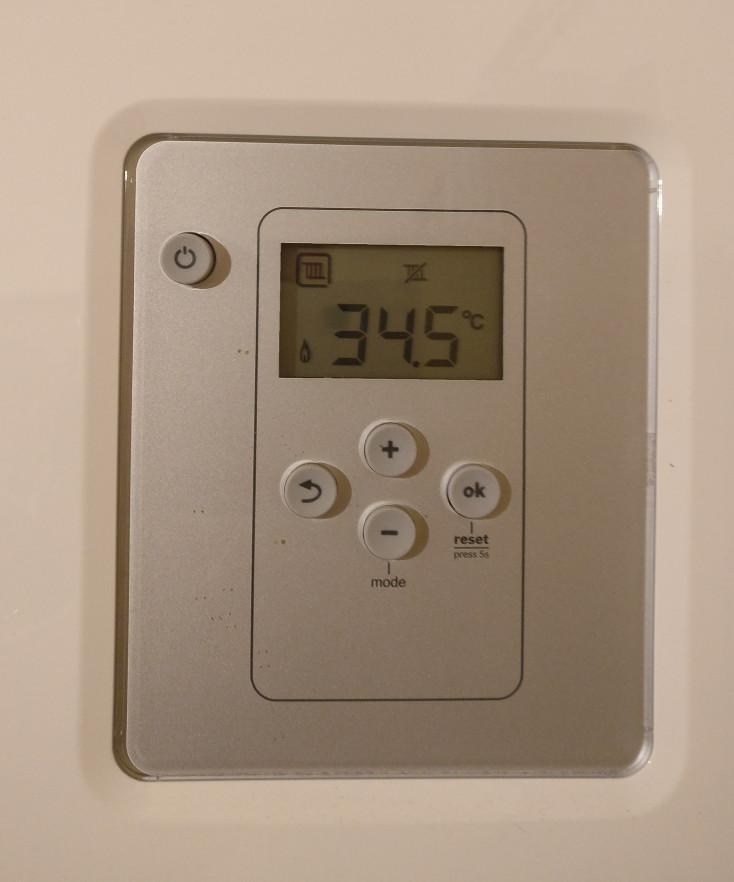
#> input picture src/01_tutorial/03_poencv_advanced_project/08_recognizing_digits/example.jpg, 734 x 882 px, given in place of the camera
$ python realtime_stitching.py   (older library calls are emulated)
#> lines starting #> are read from the running program, lines starting #| are printed output that depends on the picture; after the words box and inside, x2 and y2 are one past the last pixel; in counts of white or black regions, pixels touching at a corner belong together
### src/01_tutorial/03_poencv_advanced_project/06_realtime_panorama/pyimagesearch/panorama.py
# import the necessary packages
# import the necessary packages
import numpy as np
import imutils
import cv2


class Stitcher:
    def __init__(self):
        # determine if we are using OpenCV v3.X and initialize the
        # cached homography matrix
        self.isv3 = imutils.is_cv3()
        self.cachedH = None

    def stitch(self, images, ratio=0.75, reprojThresh=4.0):
        # unpack the images
        (imageB, imageA) = images
        # if the cached homography matrix is None, then we need to
        # apply keypoint matching to construct it
        if self.cachedH is None:
            # detect keypoints and extract
            (kpsA, featuresA) = self.detectAndDescribe(imageA)
            (kpsB, featuresB) = self.detectAndDescribe(imageB)
            # match features between the two images
            M = self.matchKeypoints(kpsA, kpsB,
                                    featuresA, featuresB, ratio, reprojThresh)
            # if the match is None, then there aren't enough matched
            # keypoints to create a panorama
            if M is None:
                return None
            # cache the homography matrix
            self.cachedH = M[1]
        # apply a perspective transform to stitch the images together
        # using the cached homography matrix
        result = cv2.warpPerspective(imageA, self.cachedH,
                                     (imageA.shape[1] + imageB.shape[1], imageA.shape[0]))
        result[0:imageB.shape[0], 0:imageB.shape[1]] = imageB
        # return the stitched image
        return result

    def detectAndDescribe(self, image):
        # convert the image to grayscale
        gray = cv2.cvtColor(image, cv2.COLOR_BGR2GRAY)
        # check to see if we are using OpenCV 3.X
        if self.isv3:
            # detect and extract features from the image
            descriptor = cv2.xfeatures2d.SIFT_create()
            (kps, features) = descriptor.detectAndCompute(image, None)
        # otherwise, we are using OpenCV 2.4.X
        else:
            # detect keypoints in the image
            detector = cv2.FeatureDetector_create("SIFT")
            kps = detector.detect(gray)
            # extract features from the image
            extractor = cv2.DescriptorExtractor_create("SIFT")
            (kps, features) = extractor.compute(gray, kps)
        # convert the keypoints from KeyPoint objects to NumPy
        # arrays
        kps = np.float32([kp.pt for kp in kps])
        # return a tuple of keypoints and features
        return (kps, features)

    def matchKeypoints(self, kpsA, kpsB, featuresA, featuresB,
                       ratio, reprojThresh):
        # compute the raw matches and initialize the list of actual
        # matches
        matcher = cv2.DescriptorMatcher_create("BruteForce")
        rawMatches = matcher.knnMatch(featuresA, featuresB, 2)
        matches = []
        # loop over the raw matches
        for m in rawMatches:
            # ensure the distance is within a certain ratio of each
            # other (i.e. Lowe's ratio test)
            if len(m) == 2 and m[0].distance < m[1].distance * ratio:
                matches.append((m[0].trainIdx, m[0].queryIdx))

        # computing a homography requires at least 4 matches
        if len(matches) > 4:
            # construct the two sets of points
            ptsA = np.float32([kpsA[i] for (_, i) in matches])
            ptsB = np.float32([kpsB[i] for (i, _) in matches])
            # compute the homography between the two sets of points
            (H, status) = cv2.findHomography(ptsA, ptsB, cv2.RANSAC,
                                             reprojThresh)
            # return the matches along with the homograpy matrix
            # and status of each matched point
            return (matches, H, status)
        # otherwise, no homograpy could be computed
        return None

    # [18 lines left out: function drawMatches, not called in this run]

### src/01_tutorial/03_poencv_advanced_project/06_realtime_panorama/pyimagesearch/basicmotiondetector.py
# import the necessary packages
import imutils
import cv2


class BasicMotionDetector:
    def __init__(self, accumWeight=0.5, deltaThresh=5, minArea=5000):
        # determine the OpenCV version, followed by storing the
        # the frame accumulation weight, the fixed threshold for
        # the delta image, and finally the minimum area required
        # for "motion" to be reported
        self.isv2 = imutils.is_cv2()
        self.accumWeight = accumWeight
        self.deltaThresh = deltaThresh
        self.minArea = minArea
        # initialize the average image for motion detection
        self.avg = None

    def update(self, image):
        # initialize the list of locations containing motion
        locs = []
        # if the average image is None, initialize it
        if self.avg is None:
            self.avg = image.astype("float")
            return locs
        # otherwise, accumulate the weighted average between
        # the current frame and the previous frames, then compute
        # the pixel-wise differences between the current frame
        # and running average
        cv2.accumulateWeighted(image, self.avg, self.accumWeight)
        frameDelta = cv2.absdiff(image, cv2.convertScaleAbs(self.avg))

        # threshold the delta image and apply a series of dilations
        # to help fill in holes
        thresh = cv2.threshold(frameDelta, self.deltaThresh, 255,
                               cv2.THRESH_BINARY)[1]
        thresh = cv2.dilate(thresh, None, iterations=2)
        # find contours in the thresholded image, taking care to
        # use the appropriate version of OpenCV
        cnts = cv2.findContours(thresh, cv2.RETR_EXTERNAL,
                                cv2.CHAIN_APPROX_SIMPLE)
        cnts = imutils.grab_contours(cnts)
        # loop over the contours
        for c in cnts:
            # only add the contour to the locations list if it
            # exceeds the minimum area
            if cv2.contourArea(c) > self.minArea:
                locs.append(c)

        # return the set of locations
        return locs

### src/01_tutorial/03_poencv_advanced_project/06_realtime_panorama/realtime_stitching.py
# import the necessary packages
from __future__ import print_function
from pyimagesearch.basicmotiondetector import BasicMotionDetector
from pyimagesearch.panorama import Stitcher
from imutils.video import VideoStream
import numpy as np
import datetime
import imutils
import time
import cv2

# initialize the video streams and allow them to warmup
print("[INFO] starting cameras...")
leftStream = VideoStream(src=0).start()
# rightStream = VideoStream(usePiCamera=True).start()    # Use PiCamera
rightStream = VideoStream(src=1).start()
time.sleep(2.0)

# initialize the image stitcher, motion detector, and total
# number of frames read
stitcher = Stitcher()
motion = BasicMotionDetector(minArea=500)
total = 0

# loop over frames from the video streams
while True:
    # grab the frames from their respective video streams
    left = leftStream.read()
#> left is the input picture: shape (882, 734, 3); mean B, G, R 129, 147.5, 166.8
    right = rightStream.read()
    # resize the frames
    left = imutils.resize(left, width=400)
#> left: shape (480, 400, 3)
    right = imutils.resize(right, width=400)
    # stitch the frames together to form the panorama
    # IMPORTANT: you might have to change this line of code
    # depending on how your cameras are oriented; frames
    # should be supplied in left-to-right order
    result = stitcher.stitch([left, right])
#> in detectAndDescribe, `gray = cv2.cvtColor(image, cv2.COLOR_BGR2GRAY)`:
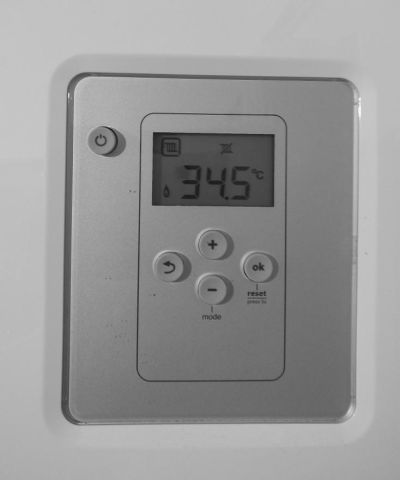
#> gray: shape (480, 400); min 22, max 249, mean 151.1
#> in detectAndDescribe, `kps = detector.detect(gray)`: kps = 96 keypoints; strongest (x, y, size): (156, 135, 5.3), (205, 170, 71.8), (167, 263, 3.5), (209, 290, 2.1)
#> in detectAndDescribe, `kps = np.float32([kp.pt for kp in kps])`: kps = 96 pairs, first value 71.26 to 359.8, second value 95.14 to 423.7
#> in stitch, `(kpsA, featuresA) = self.detectAndDescribe(imageA)`: kpsA has the same summary as kps in detectAndDescribe
#> in detectAndDescribe (call 2), `kps = detector.detect(gray)`: kps = 96 keypoints; strongest (x, y, size): (156, 135, 5.3), (205, 170, 71.8), (167, 263, 3.5), (209, 290, 2.1)
#> in stitch, `(kpsB, featuresB) = self.detectAndDescribe(imageB)`: kpsB = 96 pairs, first value 71.26 to 359.8, second value 95.14 to 423.7
#> in matchKeypoints, `rawMatches = matcher.knnMatch(featuresA, featuresB, 2)`: rawMatches = 96 matches
#> the loop in matchKeypoints, `for m in rawMatches: # ensure the distance is within a certain ratio o..` made 96 passes
#> after the loop in matchKeypoints, `for m in rawMatches:`: matches = 96 pairs, first value 0 to 95, second value 0 to 95
#> in matchKeypoints, `ptsA = np.float32([kpsA[i] for (_, i) in matches])`: ptsA has the same summary as kpsB in stitch
#> in matchKeypoints, `ptsB = np.float32([kpsB[i] for (i, _) in matches])`: ptsB has the same summary as kpsB in stitch
#> in matchKeypoints, `(H, status) = cv2.findHomography(ptsA, ptsB, cv2.RANSAC, reprojThresh)`: H = [[1, -4.34e-17, 3.32e-13], [-1.23e-15, 1, 3.76e-13], [-5.05e-18, 3.93e-20, 1]]; status = 96 values from 1 to 1
#> in stitch, `self.cachedH = M[1]`: self.cachedH has the same summary as H in matchKeypoints
#> in stitch, `result = cv2.warpPerspective(imageA, self.cachedH, (imageA.shape[1] + ..`:
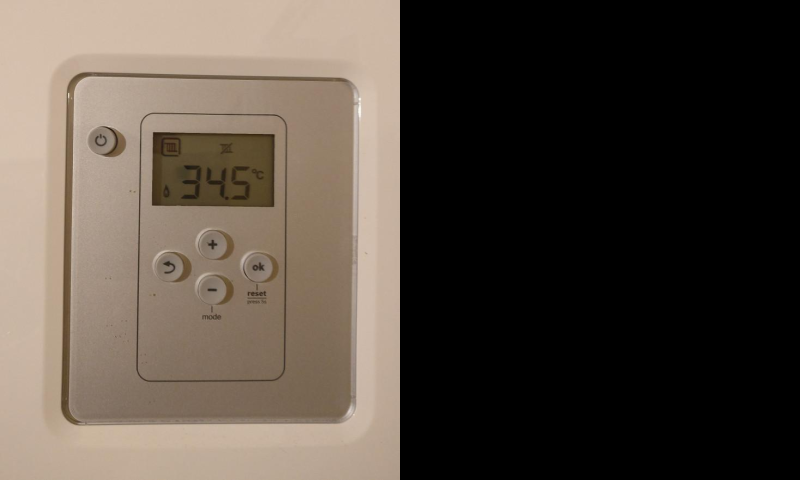
#> result: shape (480, 800, 3); mean B, G, R 64.5, 73.7, 83.4
    # no homograpy could be computed
    if result is None:
        print("[INFO] homography could not be computed")
        break
    # convert the panorama to grayscale, blur it slightly, update
    # the motion detector
    gray = cv2.cvtColor(result, cv2.COLOR_BGR2GRAY)
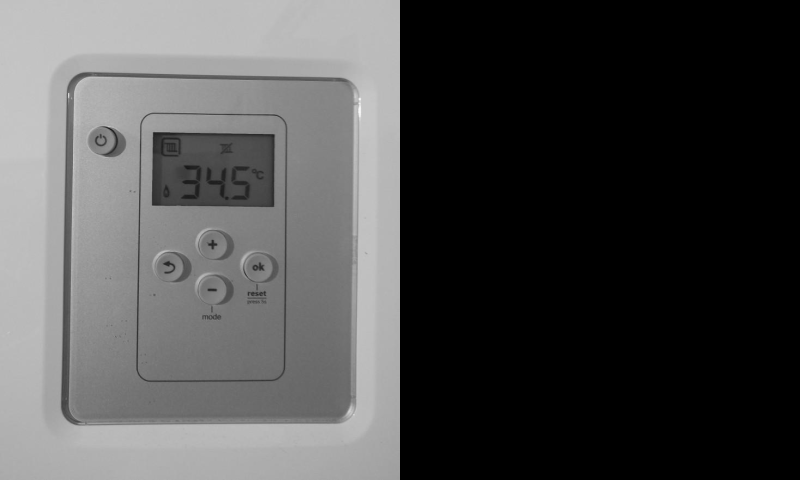
#> gray: shape (480, 800); min 0, max 249, mean 75.5
    gray = cv2.GaussianBlur(gray, (21, 21), 0)
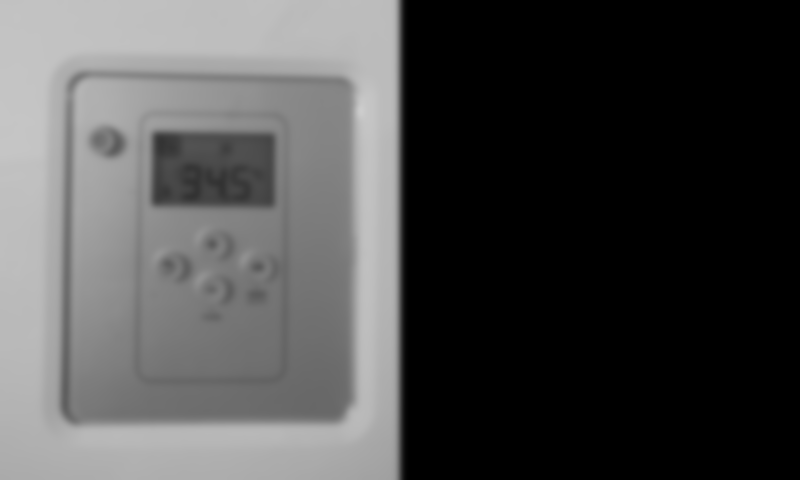
#> gray: shape (480, 800); min 0, max 205, mean 75.5
    locs = motion.update(gray)
#> locs = []

    # only process the panorama for motion if a nice average has
    # been built up
    if total > 32 and len(locs) > 0:
        # initialize the minimum and maximum (x, y)-coordinates,
        # respectively
        (minX, minY) = (np.inf, np.inf)
        (maxX, maxY) = (-np.inf, -np.inf)
        # loop over the locations of motion and accumulate the
        # minimum and maximum locations of the bounding boxes
        for l in locs:
            (x, y, w, h) = cv2.boundingRect(l)
            (minX, maxX) = (min(minX, x), max(maxX, x + w))
            (minY, maxY) = (min(minY, y), max(maxY, y + h))
        # draw the bounding box
        cv2.rectangle(result, (minX, minY), (maxX, maxY),
                      (0, 0, 255), 3)

    # increment the total number of frames read and draw the
    # timestamp on the image
    total += 1
    timestamp = datetime.datetime.now()
    ts = timestamp.strftime("%A %d %B %Y %I:%M:%S%p")
    cv2.putText(result, ts, (10, result.shape[0] - 10),
                cv2.FONT_HERSHEY_SIMPLEX, 0.35, (0, 0, 255), 1)
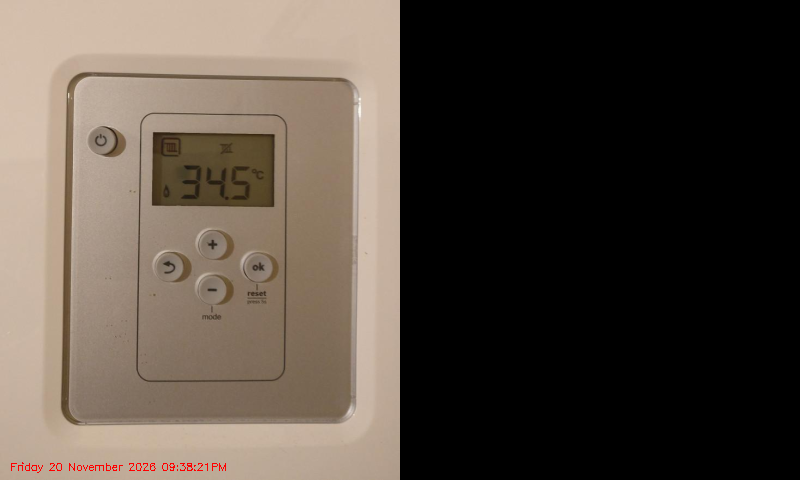
#> result: shape (480, 800, 3); 0.13% of pixels changed, all inside (x1, y1, x2, y2) = (11, 462, 226, 473)
    # show the output images
    cv2.imshow("Result", result)
    cv2.imshow("Left Frame", left)
    cv2.imshow("Right Frame", right)
    key = cv2.waitKey(1) & 0xFF
#> (key q is pressed here)
    # if the `q` key was pressed, break from the loop
    if key == ord("q"):
        break
# do a bit of cleanup
print("[INFO] cleaning up...")
cv2.destroyAllWindows()
leftStream.stop()
rightStream.stop()
